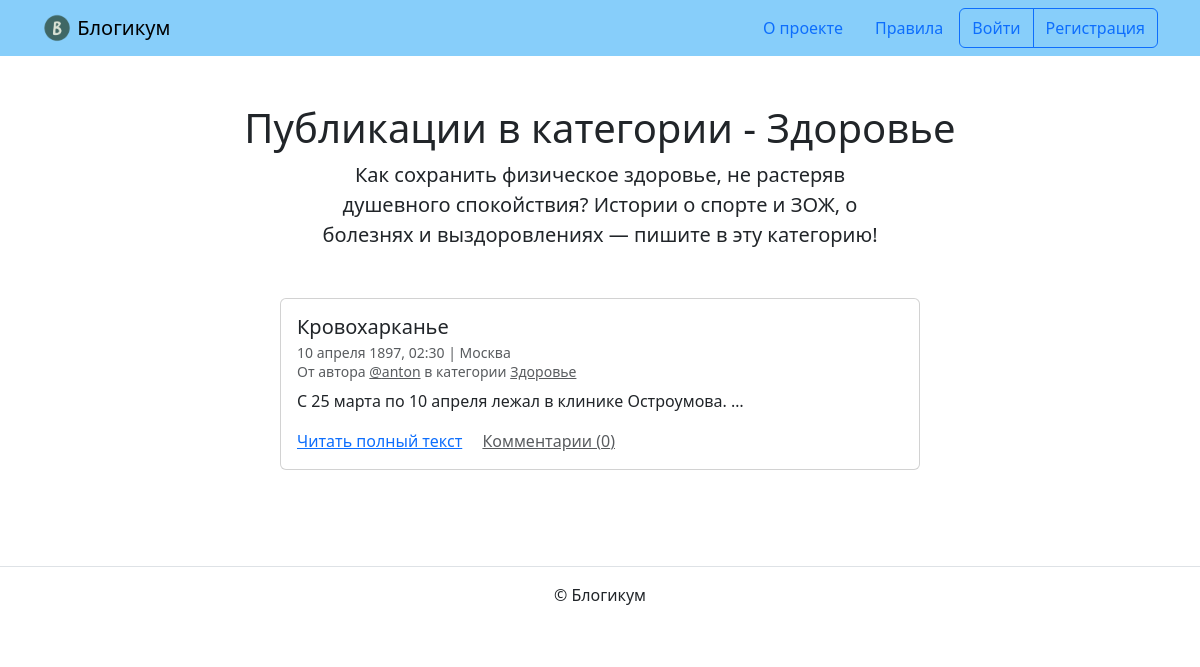
Before: /category/health/ with the older database file.
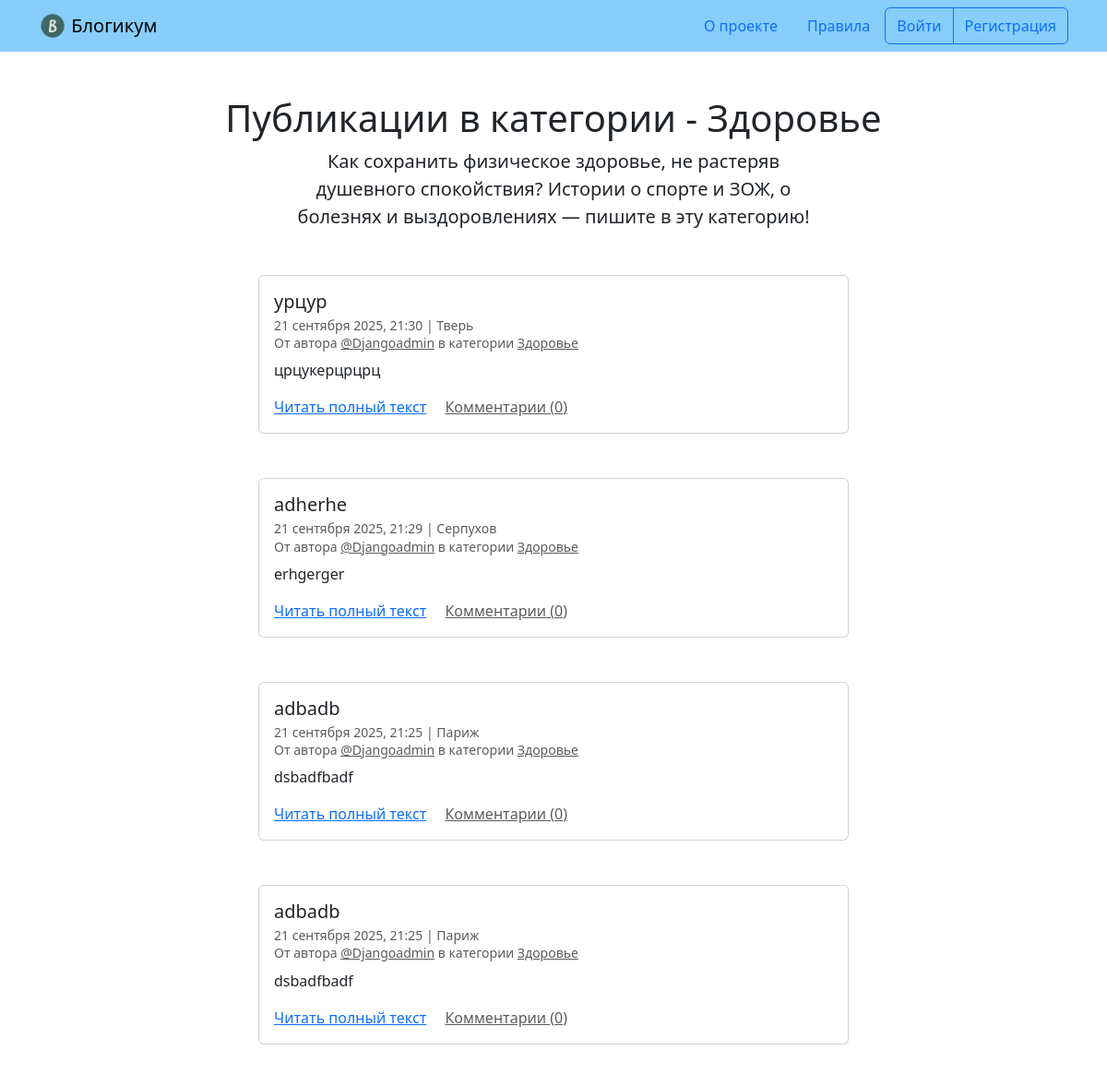
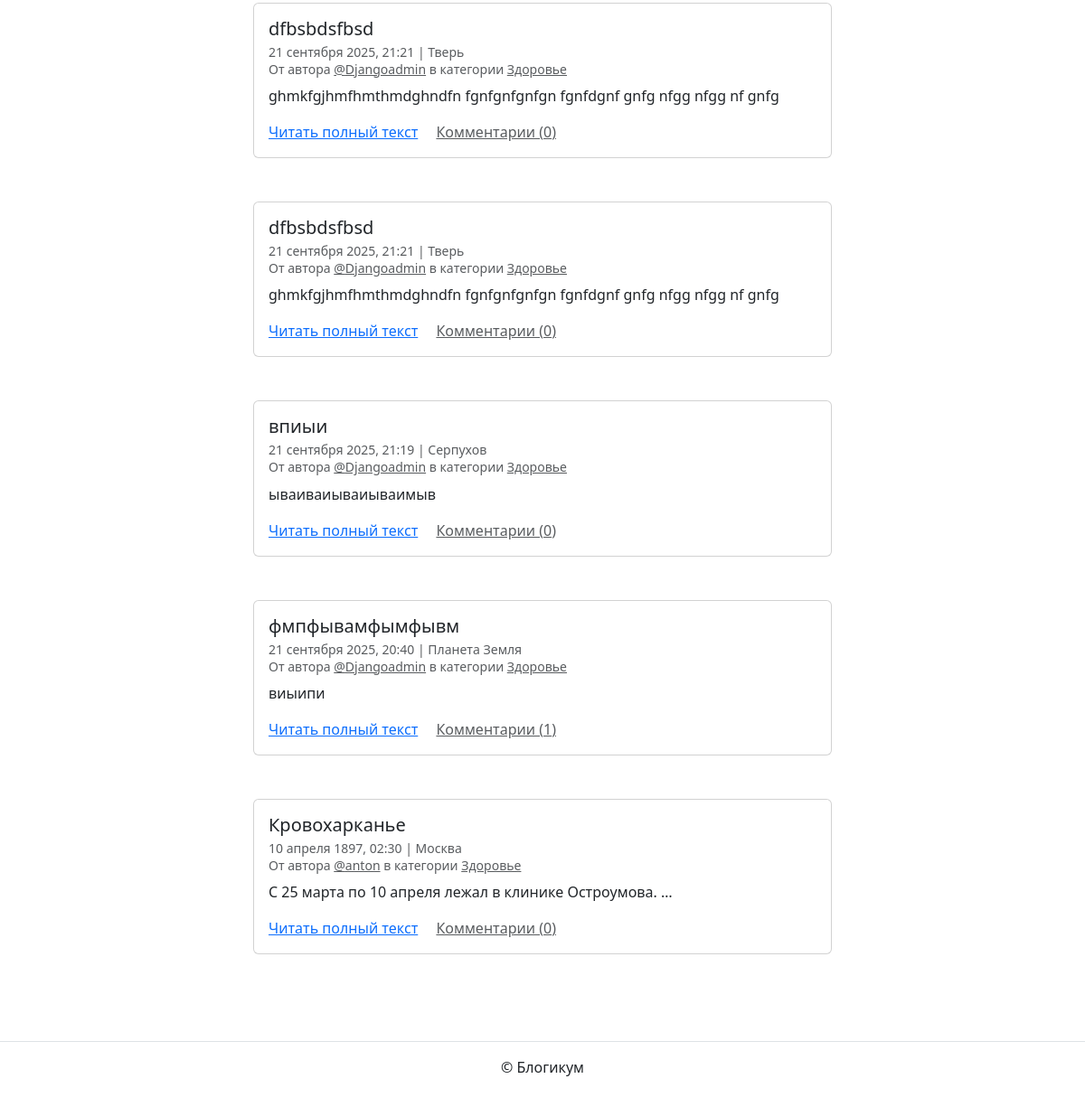
After: the same page with the newer database file (2 pictures, top to bottom).
### blog/models.py (models this page shows, shortened)
class PublishAbstractModel(models.Model):
    is_published = models.BooleanField(
        default=True,
        verbose_name='Опубликовано',
        help_text='Снимите галочку, чтобы скрыть публикацию.'
    )
    created_at = models.DateTimeField(
        auto_now_add=True,
        verbose_name='Добавлено'
    )
    class Meta:
        abstract = True

class Category(PublishAbstractModel):
    title = models.CharField(
        max_length=MAX_LENGTH_TITLE_FIELDS,
        verbose_name='Заголовок'
    )
    description = models.TextField(
        verbose_name='Описание'
    )
    slug = models.SlugField(
        unique=True,
        verbose_name='Идентификатор',
        help_text=(
            'Идентификатор страницы для URL; разрешены символы латиницы, '
            'цифры, дефис и подчёркивание.'
        )
    )
    class Meta:
        verbose_name = 'атегория'
        verbose_name_plural = 'Категории'
        default_related_name = 'categories'

class Post(PublishAbstractModel):
    title = models.CharField(
        max_length=MAX_LENGTH_TITLE_FIELDS,
        verbose_name='Заголовок'
    )
    text = models.TextField(
        verbose_name='Текст'
    )
    pub_date = models.DateTimeField(
        auto_now=False,
        verbose_name='Дата и время публикации',
        help_text=(
            'Если установить дату и время в '
            'будущем — можно делать отложенные публикации.'
        )
    )
    author = models.ForeignKey(
        User,
        on_delete=models.CASCADE,
        verbose_name='Автор публикации'
    )
    location = models.ForeignKey(
        'Location',
        on_delete=models.SET_NULL,
        null=True,
        blank=True,
        verbose_name='Местоположение'
    )
    category = models.ForeignKey(
        'Category',
        on_delete=models.SET_NULL,
        null=True,
        verbose_name='Категория'
    )
    image = models.ImageField(
        _('Изображение'),
        upload_to='posts/',
        blank=True,
        null=True
    )
    class Meta:
        verbose_name = 'публикация'
        verbose_name_plural = 'Публикации'
        default_related_name = 'posts'
        ordering = ('-pub_date',)

class Location(PublishAbstractModel):
    name = models.CharField(
        max_length=MAX_LENGTH_TITLE_FIELDS,
        verbose_name='Название места'
    )
    class Meta:
        verbose_name = 'местоположение'
        verbose_name_plural = 'Местоположения'
        default_related_name = 'locations'

### blog/views.py (the view)
# urls.py: path('category/<slug:category_slug>/', views.CategoryListView.as_view(),
class CategoryListView(ListView):
    paginate_by = NUMBER_OF_POSTS
    template_name = 'blog/category.html'
    def get_queryset(self):
        queryset = get_selection_of_posts('category').filter(
            category__slug=self.kwargs['category_slug'],
        ).filter(
            **add_default_filters()
        ).annotate(
            comment_count=Count('comments')
        ).order_by('-pub_date')
        return queryset
    def get_context_data(self, **kwargs):
        context = super().get_context_data(**kwargs)
        context['category'] = get_object_or_404(
            Category,
            slug=self.kwargs['category_slug'],
            is_published=True,
        )
        return context

### blog/utils.py (called while the page is built)
def get_selection_of_posts(field: str) -> QuerySet:
    return Post.objects.select_related(field)

def add_default_filters() -> dict:
    filter_dict = dict(
        is_published=True,
        pub_date__lte=timezone.now(),
        category__is_published=True,
    )
    return filter_dict

### templates/blog/category.html (shortened to what this page needs)
{% extends "base.html" %}
{% block content %}
  <h1 class="text-center">Публикации в категории - {{ category.title }}</h1>
  <p class="col-6 offset-3 mb-5 lead text-center">{{ category.description }}</p>
  {% for post in page_obj %}
    <article class="mb-5">
      {% include "includes/post_card.html" %}
    </article>
  {% endfor %}
{% endblock %}

### templates/base.html (shortened to what this page needs)
{% load static %}
{% load django_bootstrap5 %}
<!DOCTYPE html>
<html lang="ru">
  <head>
    {% bootstrap_css %}
  </head>
  <body>
    {% include "includes/header.html" %}
    <main>
      <div class="container py-5">
        {% block content %}{% endblock %}
      </div>
    </main>
    {% include "includes/footer.html" %}
  </body>
</html>

### templates/includes/header.html
{% load static %}
<header>
  <nav class="navbar navbar-light" style="background-color: lightskyblue">
    <div class="container">
      <a class="navbar-brand" href="{% url 'blog:index' %}">
        <img src="{% static 'img/logo.png' %}" width="30" height="30" class="d-inline-block align-top" alt="">
        Блогикум
      </a>
      {% with request.resolver_match.view_name as view_name %}
        <ul class="nav  nav-pills">
          <li class="nav-item">
            <a class="nav-link {% if view_name == 'pages:about' %} text-white {% endif %}" href="{% url 'pages:about' %}">
              О проекте
            </a>
          </li>
          <li class="nav-item">
            <a class="nav-link {% if view_name == 'pages:rules' %} text-white {% endif %}" href="{% url 'pages:rules' %}">
              Правила
            </a>
          </li>
          {% if user.is_authenticated %}
            <div class="btn-group" role="group" aria-label="Basic outlined example">
              <button type="button" class="btn btn-outline-primary"><a class="text-decoration-none text-reset"
                  href="{% url 'blog:create_post' %}">Написать пост</a></button>
              <button type="button" class="btn btn-outline-primary"><a class="text-decoration-none text-reset"
                  href="{% url 'blog:profile' user.username %}">{{ user.username }}</a></button>
              <form method="post" action="{% url 'logout' %}" class="d-inline">
                {% csrf_token %}
                <button type="submit" class="btn btn-outline-primary">Выйти</button>
              </form>
            </div>
          {% else %}
            <div class="btn-group" role="group" aria-label="Basic outlined example">
              <button type="button" class="btn btn-outline-primary"><a class="text-decoration-none text-reset"
                  href="{% url 'login' %}">Войти</a></button>
              <button type="button" class="btn btn-outline-primary"><a class="text-decoration-none text-reset"
                  href="{% url 'registration' %}">Регистрация</a></button>
            </div>
          {% endif %}
        </ul>
      {% endwith %}
    </div>
  </nav>
</header>

### templates/includes/post_card.html (shortened to what this page needs)
<div class="col d-flex justify-content-center">
  <div class="card" style="width: 40rem;">
    <div class="card-body">
      <h5 class="card-title">{{ post.title }}</h5>
      <h6 class="card-subtitle mb-2 text-muted">
        <small>
          {{ post.pub_date|date:"d E Y, H:i" }} | {% if post.location and post.location.is_published %}{{ post.location.name }}{% else %}Планета Земля{% endif %}<br>
          От автора <a class="text-muted" href="{% url 'blog:profile' post.author.username %}">@{{ post.author.username }}</a> в
          категории {% include "includes/category_link.html" %}
        </small>
      </h6>
      <p class="card-text">{{ post.text|truncatewords:10 }}</p>
      <a href="{% url 'blog:post_detail' post.id %}" class="card-link">Читать полный текст</a>
      <a href="{% url 'blog:post_detail' post.id %}" class="card-link text-muted">Комментарии ({{ post.comment_count|default:0 }})</a>
    </div>
  </div>
</div>

### templates/includes/category_link.html
<a class="text-muted" href="{% url 'blog:category_posts' post.category.slug %}">
  {{ post.category.title }}
</a>

### templates/includes/footer.html
<footer class="border-top text-center py-3">
  <p>© Блогикум</p>
</footer>

Changed rows visible on the page:
added Post: title "урцур", pub_date "21 сентября 2025, 21:30", location.name "Тверь", author.username "Djangoadmin", category "Здоровье", text "црцукерцрцрц", comment_count "0"
added Post: title "adherhe", pub_date "21 сентября 2025, 21:29", location.name "Серпухов", author.username "Djangoadmin", category "Здоровье", text "erhgerger", comment_count "0"
added Post: title "adbadb", pub_date "21 сентября 2025, 21:25", location.name "Париж", author.username "Djangoadmin", category "Здоровье", text "dsbadfbadf", comment_count "0"
added Post: title "adbadb", pub_date "21 сентября 2025, 21:25", location.name "Париж", author.username "Djangoadmin", category "Здоровье", text "dsbadfbadf", comment_count "0"
added Post: title "dfbsbdsfbsd", pub_date "21 сентября 2025, 21:21", location.name "Тверь", author.username "Djangoadmin", category "Здоровье", text "ghmkfgjhmfhmthmdghndfn fgnfgnfgnfgn fgnfdgnf gnfg nfgg nfgg nf gnfg", comment_count "0"
added Post: title "dfbsbdsfbsd", pub_date "21 сентября 2025, 21:21", location.name "Тверь", author.username "Djangoadmin", category "Здоровье", text "ghmkfgjhmfhmthmdghndfn fgnfgnfgnfgn fgnfdgnf gnfg nfgg nfgg nf gnfg", comment_count "0"
added Post: title "впиыи", pub_date "21 сентября 2025, 21:19", location.name "Серпухов", author.username "Djangoadmin", category "Здоровье", text "ываиваиываиываимыв", comment_count "0"
added Post: title "фмпфывамфымфывм", pub_date "21 сентября 2025, 20:40", shows "Планета Земля", author.username "Djangoadmin", category "Здоровье", text "виыипи", comment_count "1"
